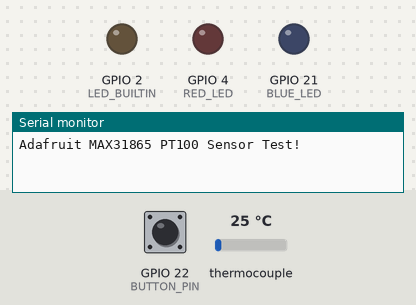
Bench run of a sketch on a simulated ESP32. Shown: output pins drawn as LEDs (lit = HIGH), the last lines printed to the serial monitor. The inputs (shaded band) are chosen by the test bench; at power-on: thermocouple 25 °C, GPIO 22 (BUTTON_PIN) HIGH.

Above: at 2.3 s.
2.4 s: thermocouple set to 241 °C
11.2 s: thermocouple set to 250 °C
At 20.4 s:
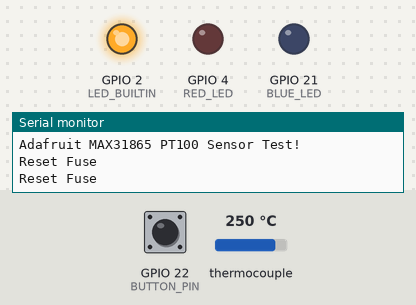
21.5 s: thermocouple set to 6 °C
At 22.7 s:
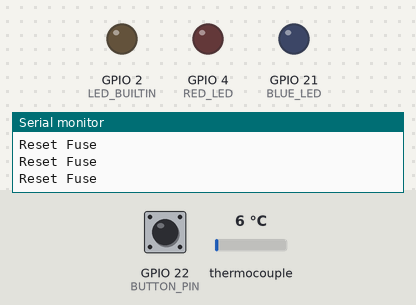
23.0 s: GPIO 22 (BUTTON_PIN) pulled LOW for 0.15 s
At 24.0 s:
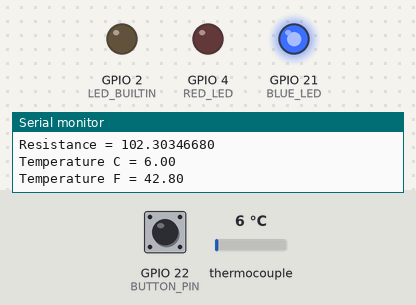
30.5 s: thermocouple set to 294 °C
At 40.3 s:
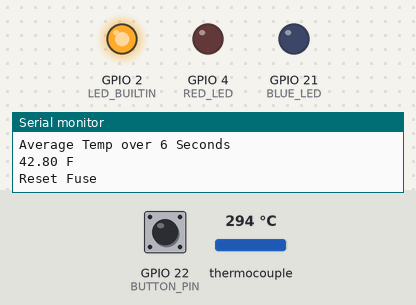
Timing chart, 0 to 41.8 s (numbered marks = the images above; inputs shaded):
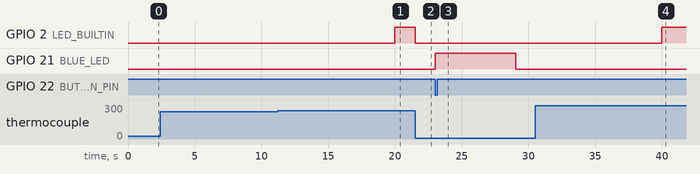

The sketch:

temp_timed.ino
```cpp
// INFO ON SENSOR
//
// PDF with resistances corralated to temp
// https://www.pyromation.com/downloads/data/385_f.pdf
//
// Product Model: PT100
// Range: -50 500 F
// Poles: +Red -Blue
//
// MAX31865 Resistance to Digital Converter (could likely bipass it but no reason to)
// Datasheet:
// https://www.analog.com/media/en/technical-documentation/data-sheets/max31865.pdf
//

#include <Adafruit_MAX31865.h>

// Use software SPI: CS, DI, DO, CLK
Adafruit_MAX31865 thermo = Adafruit_MAX31865(27, 14, 32, 33);  // CS, DI, DO, CLK

// use hardware SPI, just pass in the CS pin
//Adafruit_MAX31865 thermo = Adafruit_MAX31865(10);

// The value of the Rref resistor. Use 430.0 for PT100 and 4300.0 for PT1000
#define RREF 430.0
// The 'nominal' 0-degrees-C resistance of the sensor
// 100.0 for PT100, 1000.0 for PT1000
#define RNOMINAL 100.0

#define LED_BUILTIN 2
#define RED_LED 4
#define BLUE_LED 21
#define BUTTON_PIN 22
// Fault check
unsigned long lastCheck = 0;
const unsigned long CHECK_INTERVAL = 10000; // every 30 seconds

// Temp Check
unsigned long lastAutoRead = 0;
const unsigned long AUTO_READ_INTERVAL = 600000; // 10 minutes, in milliseconds (10 * 60 * 1000)


void checkSensorHealth() {
  bool health = false;
  while(health == false){
  uint16_t rtd = thermo.readRTD();
  uint8_t fault = thermo.readFault();
  float ratio = rtd;
  ratio /= 32768;
  float resistance = RREF * ratio;

  if (resistance >= 195) {
    Serial.println("Reset Fuse");
    digitalWrite(LED_BUILTIN, HIGH);
    delay(300);
    digitalWrite(LED_BUILTIN, LOW);
    health = false;
  } else if (resistance == 0) {
    Serial.println("Not Plugged in");
    digitalWrite(RED_LED, HIGH);
    health = false;
  } else if (fault) {
    Serial.print("Fault 0x"); Serial.println(fault, HEX);
    if (fault & MAX31865_FAULT_HIGHTHRESH)  Serial.println("RTD High Threshold");
    if (fault & MAX31865_FAULT_LOWTHRESH)   Serial.println("RTD Low Threshold");
    if (fault & MAX31865_FAULT_REFINLOW)    Serial.println("REFIN- > 0.85 x Bias");
    if (fault & MAX31865_FAULT_REFINHIGH)   Serial.println("REFIN- < 0.85 x Bias - FORCE- open");
    if (fault & MAX31865_FAULT_RTDINLOW)    Serial.println("RTDIN- < 0.85 x Bias - FORCE- open");
    if (fault & MAX31865_FAULT_OVUV)        Serial.println("Under/Over voltage");
    thermo.clearFault();
    digitalWrite(RED_LED, HIGH);
    health = false;
  } else {
    digitalWrite(RED_LED, LOW);
    health = true;
  }
  }
}

void readTemp(){
    int idx = 0;
    float tempF;
    float lasttempF = 0;
    for (int i = 0; i < 6; ++i) {

      uint16_t rtd = thermo.readRTD();
      float ratio = rtd;
      ratio /= 32768;
      float resistance = RREF * ratio;
      tempF = ((thermo.temperature(RNOMINAL, RREF) * (9.0 / 5.0)) + 32);
      Serial.print("RTD value: ");
      Serial.println(rtd);
      Serial.print("Ratio = ");
      Serial.println(ratio, 8);
      Serial.print("Resistance = ");
      Serial.println(RREF * ratio, 8);
      Serial.print("Temperature C = ");
      Serial.println(thermo.temperature(RNOMINAL, RREF));
      Serial.print("Temperature F = ");
      Serial.println(((thermo.temperature(RNOMINAL, RREF) * (9.0 / 5.0)) + 32));
      delay(1000);
      lasttempF += tempF;
      ++idx;
    }
    Serial.println("Average Temp over " + String(idx) + " Seconds" );
    Serial.println(String(lasttempF/idx)+ " F");
  }


void setup() {
  Serial.begin(115200);
  delay(500);
  Serial.println("Adafruit MAX31865 PT100 Sensor Test!");
  delay(500);                    // let power rail fully settle before touching MAX31865
  thermo.begin(MAX31865_3WIRE);  // set to 2WIRE or 4WIRE as necessary
  thermo.clearFault();
  delay(100);
  thermo.readRTD();
  delay(50);
  pinMode(LED_BUILTIN, OUTPUT);
  pinMode(RED_LED, OUTPUT);
  pinMode(BLUE_LED, OUTPUT);
  pinMode(BUTTON_PIN, INPUT_PULLUP);
}


void loop() {


  int buttonState = digitalRead(BUTTON_PIN);
  unsigned long now = millis();
  bool timeToAutoRead = (now - lastAutoRead >= AUTO_READ_INTERVAL);

  if (now - lastCheck >= CHECK_INTERVAL) {
    lastCheck = now;
    checkSensorHealth();
  }

  if (buttonState == LOW || timeToAutoRead) {
    digitalWrite(BLUE_LED, HIGH);

    if (buttonState == LOW) {
      Serial.println("BUTTON PRESSED - reading temp");
    } else {
      Serial.println("AUTO 10-MIN READ - reading temp");
      lastAutoRead = now; // only reset the timer on an auto-triggered read
    }

    readTemp();
    digitalWrite(BLUE_LED, LOW);
  }

}
```

Measured:
- the behaviour switches between 246 and 247 °C on thermocouple (found by bisection; images 0 and 1)
- after the input at 2.4 s, every drawn part: stays the same
- after the input at 11.2 s, GPIO 2 (LED_BUILTIN): LOW → HIGH after 8.8 s
- after the input at 21.5 s, GPIO 2 (LED_BUILTIN): HIGH → LOW at once
- after the input at 23.0 s, GPIO 21 (BLUE_LED): LOW → HIGH at once, → LOW 6.0 s later
- after the input at 30.5 s, GPIO 2 (LED_BUILTIN): LOW → HIGH after 9.5 s
